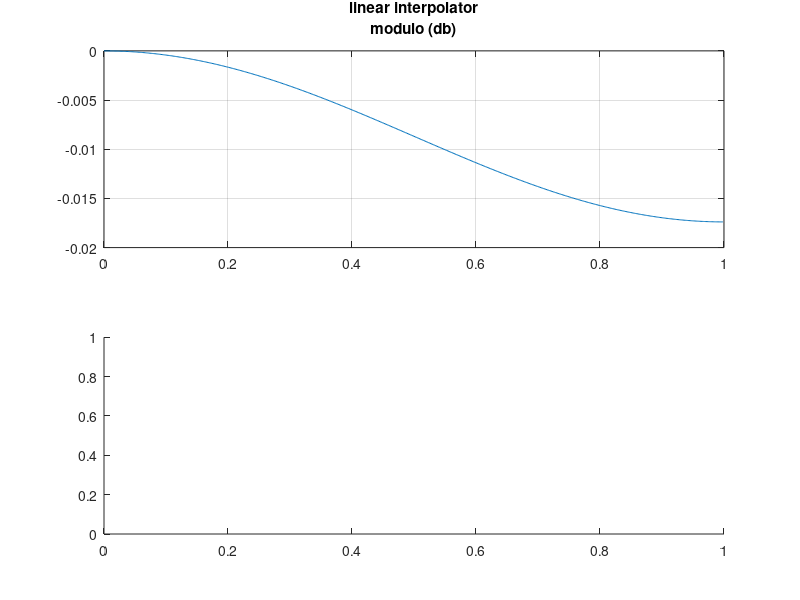

Source code (MATLAB): (Note: this script raises an error after producing the figure.)
% punto 3
clear all 
close all

M = 8; %ritardo (numero intero)


figure;
for k=0.001 : 0.1 : 1.2
    
b1 = [zeros(1,M),(1-k),k]; %calcolo vett coeff Numeratore f.d.t.
[h1,w1]  = freqz(b1,1);  %modulo (h1 = num complesso)
[phi,w2] = phasez(b1,1); %fase

%disegno grafico
subplot(2,1,1);
plot(w1/pi,20*log10(abs(h1)));grid on;hold on
title({'linear interpolator';'modulo (db)'})
subplot(2,1,2);
plot(w2/pi,radtodeg(phi));grid on;hold on
title('fase (deg)')


end

figure;
for k=0.001 : 0.1 : 1.2

b2 = [zeros(1,M),k,1]; %calcolo vett. coeff numeratore 
a2 = [1,k];      %calcolo vett. coeff denominatore

[h1,w1]  = freqz(b2,a2);  %modulo (h1 = num complesso)
[phi,w2] = phasez(b2,a2); %fase

%disegno grafico
subplot(2,1,1);
plot(w1/pi,20*log10(abs(h1)));grid on;hold on
title({'all pass interpolator';'modulo (db)'})
subplot(2,1,2);
plot(w2/pi,radtodeg(phi));grid on;hold on
title('fase (deg)')


end

